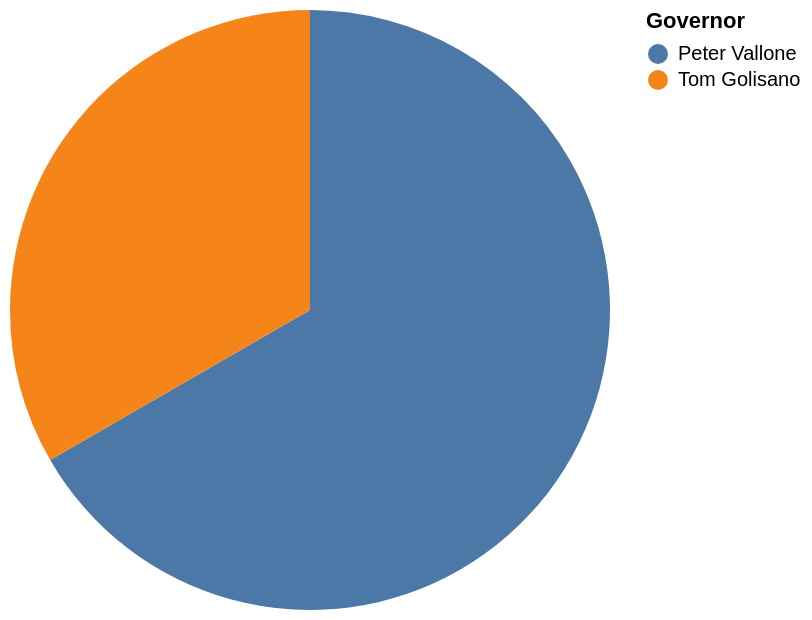

The specification (Vega-Lite) saved for this image:
### Vega-Lite specification from a JSON file in a GitHub repository (floating-point values rounded to 4 significant figures)
{"data": {"values": [{"x_data": "Peter Vallone", "y_data": 2}, {"x_data": "Tom Golisano", "y_data": 1}]}, "mark": "arc", "encoding": {"theta": {"field": "y_data", "type": "quantitative", "title": "COUNT(Governor)"}, "color": {"field": "x_data", "type": "nominal", "title": "Governor"}}}
